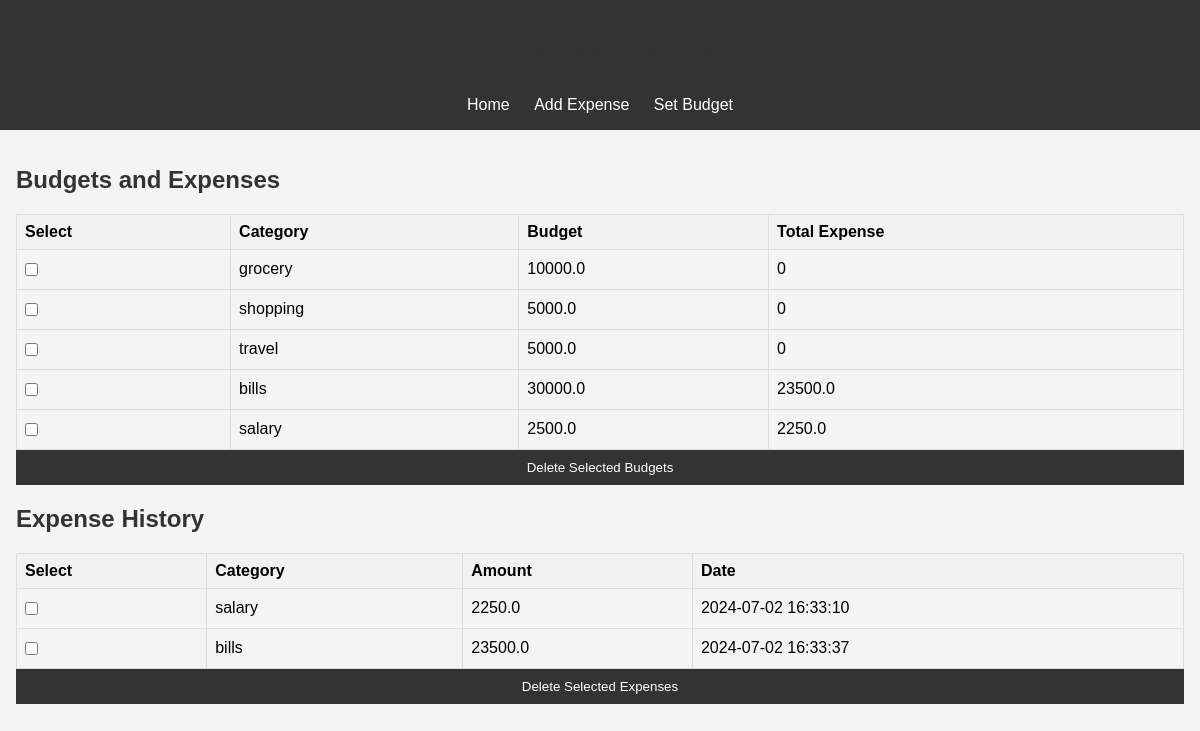
Before: / with the older database file.
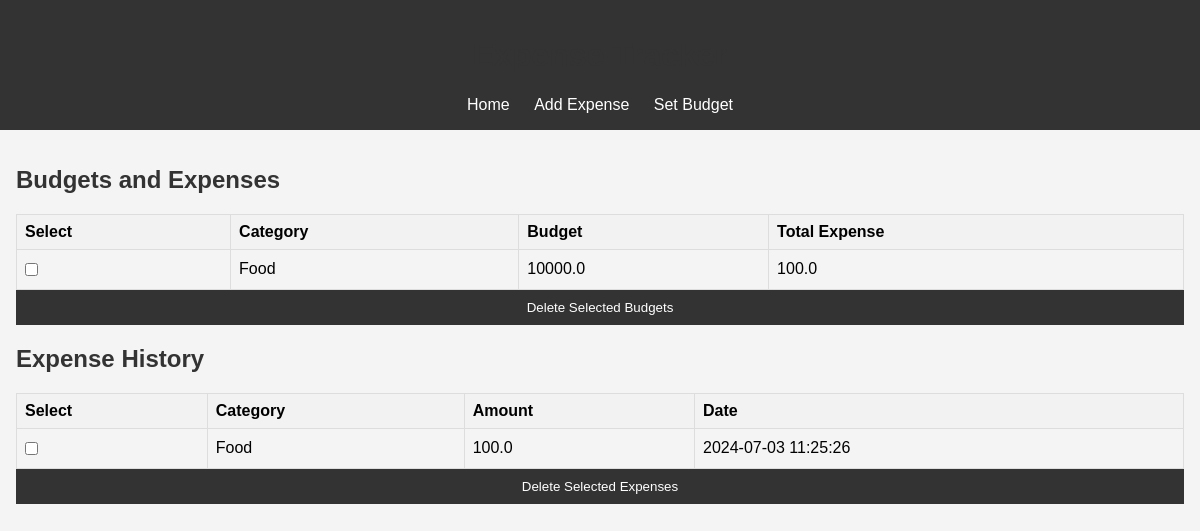
After: the same page with the newer database file.
### tables this page shows
CREATE TABLE budgets (
            id INTEGER PRIMARY KEY,
            category_id INTEGER,
            amount REAL NOT NULL,
            FOREIGN KEY (category_id) REFERENCES categories (id)
        );

CREATE TABLE categories (
            id INTEGER PRIMARY KEY,
            name TEXT NOT NULL
        );

CREATE TABLE expenses (
            id INTEGER PRIMARY KEY,
            amount REAL NOT NULL,
            category_id INTEGER,
            date TEXT NOT NULL,
            FOREIGN KEY (category_id) REFERENCES categories (id)
        );

### app.py (the view)
@app.route('/')
def index():
    conn = get_db_connection()
    categories = conn.execute('SELECT * FROM categories').fetchall()
    expenses = conn.execute('SELECT e.id, e.amount, e.date, c.name as category FROM expenses e LEFT JOIN categories c ON e.category_id = c.id').fetchall()
    budgets = conn.execute('SELECT b.id, b.amount, c.name as category FROM budgets b LEFT JOIN categories c ON b.category_id = c.id').fetchall()
    total_expenses = conn.execute('''
        SELECT c.name as category, SUM(e.amount) as total_expense
        FROM expenses e
        JOIN categories c ON e.category_id = c.id
        GROUP BY c.name
    ''').fetchall()
    budgets = [dict(budget) for budget in budgets]
    total_expenses = [dict(expense) for expense in total_expenses]
    expense_dict = {expense['category']: expense['total_expense'] for expense in total_expenses}
    for budget in budgets:
        budget['total_expense'] = expense_dict.get(budget['category'], 0)
    conn.close()
    return render_template('index.html', categories=categories, expenses=expenses, budgets=budgets)

### app.py (called while the page is built)
def get_db_connection():
    conn = sqlite3.connect('expenses.db')
    conn.row_factory = sqlite3.Row
    return conn

### templates/index.html (shortened to what this page needs)
<!DOCTYPE html>
<html lang="en">
<head>
    <link rel="stylesheet" href="{{ url_for('static', filename='style.css') }}">
</head>
<body>
    <header>
        <h1>Expense Tracker</h1>
        <nav>
            <a href="{{ url_for('index') }}">Home</a>
            <a href="{{ url_for('add_expense') }}">Add Expense</a>
            <a href="{{ url_for('set_budget') }}">Set Budget</a>
        </nav>
    </header>
    <main>
        <h2>Budgets and Expenses</h2>
        <form method="POST" action="{{ url_for('delete_budgets') }}">
            <table>
                <thead>
                    <tr>
                        <th>Select</th>
                        <th>Category</th>
                        <th>Budget</th>
                        <th>Total Expense</th>
                    </tr>
                </thead>
                <tbody>
                    {% for budget in budgets %}
                    <tr class="{% if budget.total_expense > budget.amount %}over-budget{% elif budget.total_expense > budget.amount * 0.95 %}near-budget{% endif %}">
                        <td><input type="checkbox" name="budget_ids" value="{{ budget.id }}"></td>
                        <td>{{ budget.category }}</td>
                        <td>{{ budget.amount }}</td>
                        <td>{{ budget.total_expense }}</td>
                    </tr>
                    {% endfor %}
                </tbody>
            </table>
            <button type="submit">Delete Selected Budgets</button>
        </form>
        <h2>Expense History</h2>
        <form method="POST" action="{{ url_for('delete_expenses') }}">
            <table>
                <thead>
                    <tr>
                        <th>Select</th>
                        <th>Category</th>
                        <th>Amount</th>
                        <th>Date</th>
                    </tr>
                </thead>
                <tbody>
                    {% for expense in expenses %}
                    <tr>
                        <td><input type="checkbox" name="expense_ids" value="{{ expense.id }}"></td>
                        <td>{{ expense.category }}</td>
                        <td>{{ expense.amount }}</td>
                        <td>{{ expense.date }}</td>
                    </tr>
                    {% endfor %}
                </tbody>
            </table>
            <button type="submit">Delete Selected Expenses</button>
        </form>
    </main>
</body>
</html>

### static/style.css (style rules this page uses)
body { font-family: Arial, sans-serif; margin: 0; padding: 0; background-color: #f4f4f4; }
header { background-color: #333; color: #fff; padding: 1rem; text-align: center; }
header nav a { color: #fff; margin: 0 10px; text-decoration: none; }
main { padding: 1rem; }
h1, h2 { color: #333; }
table { width: 100%; border-collapse: collapse; }
table, th, td { border: 1px solid #ddd; }
th, td { padding: 8px; text-align: left; }
th { background-color: #f2f2f2; }
form { display: flex; flex-direction: column; }
form input, form select { padding: 5px; margin: 5px 0; }
form button { padding: 10px; background-color: #333; color: #fff; border: none; cursor: pointer; }

Changed rows visible on the page:
removed budgets: category "shopping", amount "5000.0", total_expense "0"
removed budgets: category "travel", amount "5000.0", total_expense "0"
removed budgets: category "bills", amount "30000.0", total_expense "23500.0"
removed budgets: category "salary", amount "2500.0", total_expense "2250.0"
removed expenses: category "bills", amount "23500.0", date "2024-07-02 16:33:37"
changed budgets: category "grocery" → "Food"; total_expense "0" → "100.0"
changed expenses: category "salary" → "Food"; amount "2250.0" → "100.0"; date "2024-07-02 16:33:10" → "2024-07-03 11:25:26"
